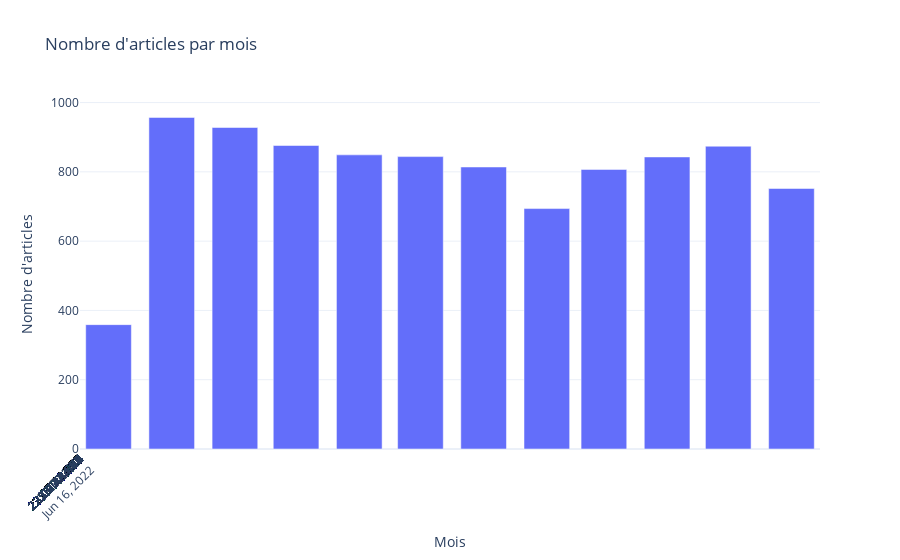

This figure's notebook cell:
### Markdown cell above
### Nombre d'articles par mois dans le corpus

### Code cell
articles_per_month = []

data_months = df["data"]
for year, months in data_months.items():
    for month, cat in months.items():
        articles_count = sum(len(cat[c]) for c in cat)
        articles_per_month.append([f"{year}-{month}",articles_count])
        
months = [articles_per_month[i][0] for i in range(len(articles_per_month))]
counts = [articles_per_month[j][1] for j in range (len(articles_per_month))]
    
    

fig = go.Figure(data=[
    go.Bar( x=months, y=counts)
])

fig.update_layout(
    title="Nombre d'articles par mois",
    xaxis_title="Mois",
    yaxis_title="Nombre d'articles",
    xaxis=dict(
        tickmode="linear",  # Forcer un affichage linéaire
        tick0=0,  # Début de l'affichage
        dtick=1  # Espacement entre chaque étiquette
    ),
    xaxis_tickangle=-45,
    template="plotly_white"
)

fig.show()

### Figure 1 — Plotly figure (JSON) as saved in the notebook; plotly's stock layout.template omitted (floating-point values rounded to 4 significant figures)
{"data": [{"type": "bar", "x": ["2023-6", "2023-5", "2023-4", "2023-3", "2023-2", "2023-1", "2022-11", "2022-8", "2022-7", "2022-9", "2022-12", "2022-10"], "y": [752, 874, 843, 807, 694, 814, 849, 957, 359, 928, 844, 876]}], "layout": {"title": {"text": "Nombre d'articles par mois"}, "xaxis": {"dtick": 1, "tick0": 0, "tickangle": -45, "tickmode": "linear", "title": {"text": "Mois"}}, "yaxis": {"title": {"text": "Nombre d'articles"}}}}
